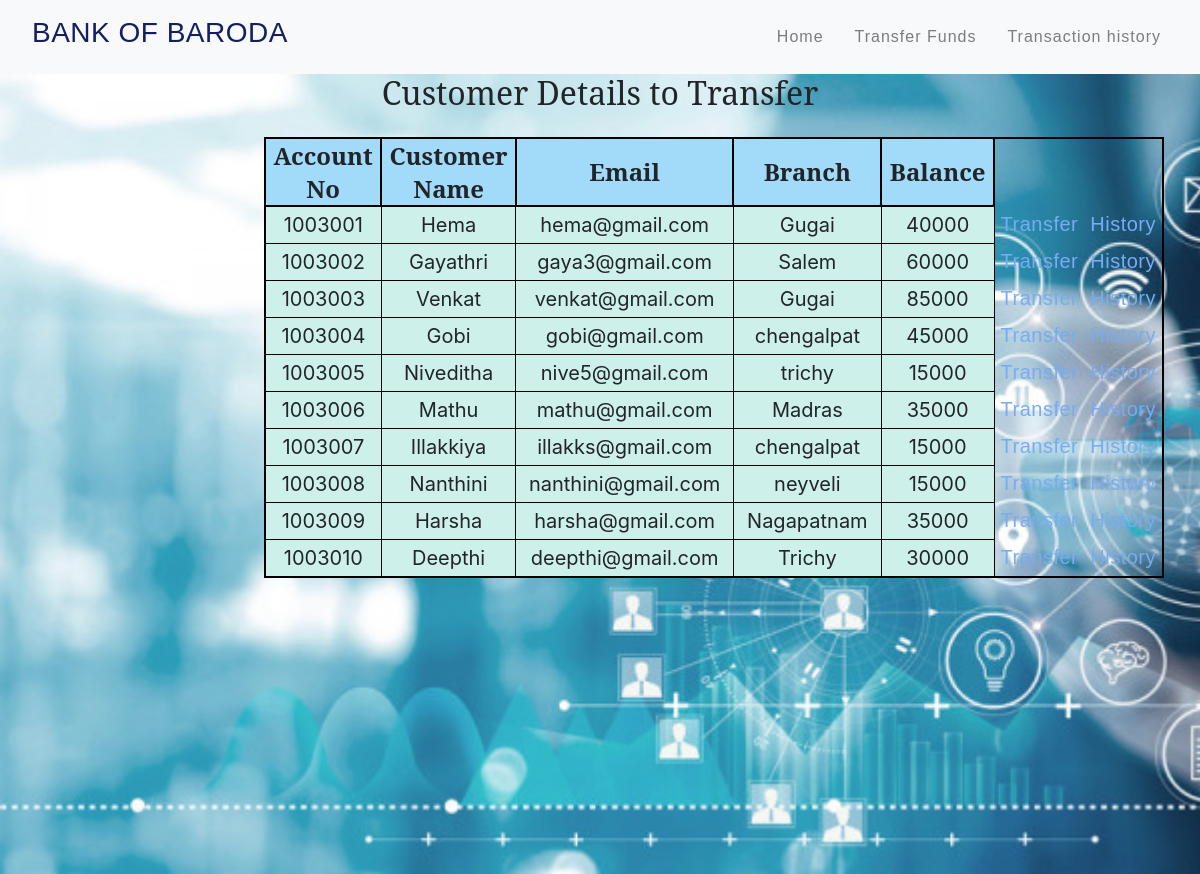
/transaction.php, run on the app's committed database.
### tables this page shows
CREATE TABLE `customers` (
  `CustomerID` int(10) NOT NULL,
  `Account_No` int(10) NOT NULL,
  `Customer_Name` varchar(20) NOT NULL,
  `Email` varchar(30) NOT NULL,
  `Branch_Name` varchar(10) NOT NULL,
  `AvailableBalance` int(10) NOT NULL
);

### transaction.php (the view, shortened to what this page needs)
<html lang="en">
<head>
    <link rel="stylesheet" href="css/transaction.css">
    <link rel="stylesheet" href="css/history.css">
    <link rel="stylesheet" href="https://stackpath.bootstrapcdn.com/bootstrap/4.5.2/css/bootstrap.min.css" />
    <link rel="stylesheet" type="text/css" href="css/styles.css">
    <link rel="stylesheet" type="text/css" href="css/navbar.css">
</head>
<body>
  <?php
  include 'navbar.php';
  ?>
  <div class="backing">
  <h2> Customer Details to Transfer</h2>
  <div class="table_op">
      <table>
       <tr>
              <th>Account No</th>
              <th>Customer Name</th>
              <th>Email</th>
              <th>Branch</th>
              <th>Balance</th>
        </tr>
      <?php
          include('connection.php');
          $sql=mysqli_query($con,"Select * from customers");
          while($result=mysqli_fetch_assoc($sql))
          {
              $id=$result['CustomerID'];
          ?>
              <tr>
                      <td><?php echo $result['Account_No'];?></td>
                      <td><?php echo $result['Customer_Name'];?></td>
                      <td><?php echo $result['Email'];?></td>
                      <td><?php echo $result['Branch_Name'];?></td>
                      <td><?php echo $result['AvailableBalance'];?></td>
                      <td class="button"><a href="transfer.php?CustomerID=<?php echo $id ?>">Transfer</a></td>
                      <td class="button"><a href="transaction_history.php">History</a></td>
              </tr>
              <?php
          }
      ?>
     </table>
  </div>
  </div>
</body>
</html>

### navbar.php (shortened to what this page needs)
<nav class="navbar navbar-expand-md navbar-light bg-light">
<h3 class="navbar brand" href="index.php">BANK OF BARODA </h3>
 <div class="collapse navbar-collapse" id="collapsibleNavbar">
   <ul class="navbar-nav ml-auto">
     <li class="nav-item">
       <a class="nav-link" href="index.php">Home </a>
     </li>
     <li class="nav-item">
       <a class="nav-link" href="transaction.php">Transfer Funds </a>
     </li>
     <li class="nav-item">
       <a class="nav-link" href="transaction_history.php"> Transaction history </a>
     </li>
   </ul>
 </div>
</nav>

### css/transaction.css (style rules this page uses)
* { margin: 0px; padding: 0px; }
table,th { width: 900px; box-sizing: border-box; margin-top: 100px; margin-left: 22%; font-size: 24px; word-spacing: 2px; text-align: center; border: 2px solid black; border-radius: 5px; }
th { background-color: #A2DBFA; font-family: 'Dancing Script', cursive; }
td { font-size: 20px; border: 1px solid black; background-color: black; text-decoration: none; padding: 0.3em; }
.button { background-color: transparent; border: none; color: black; text-transform: none; text-align: center; overflow: hidden; z-index: 1; transition: 0.5s; text-decoration: none; }
h2 { width: 50%; margin: auto; text-align: center; font-family: 'Stalinist One', cursive; font-size: 30px; float: none; }

### css/history.css (style rules this page uses)
* { margin: 0px; padding: 0px; }
table,th { width: 900px; box-sizing: border-box; margin-top: 25px; margin-left: 22%; font-size: 24px; word-spacing: 2px; text-align: center; border: 2px solid black; border-radius: 5px; }
th { background-color: #A2DBFA; font-family: 'serif'; }
td { font-size: 20px; border: 1px solid black; background-color: #CDF0EA; text-decoration: none; padding: 0.3em; }
.button { background-color: transparent; border: none; color: #DF5E5E; text-transform: none; text-align: center; overflow: hidden; z-index: 1; transition: 0.5s; text-decoration: none; }
a { text-decoration: none; color: #E98580; }
h2 { width: 50%; margin: auto; text-align: center; font-family: 'serif'; font-size: 30px; float: none; }

### css/navbar.css (style rules this page uses)
.nav-link { margin-right: 15px; color: ; letter-spacing: 1px; transition: 0.5s; }
h3 { color: #141E61; letter-spacing: 0.5px; font-family: sans-serif;; }
a { color: #77ACF1; letter-spacing: 0.5px; font-family: sans-serif; }

### transaction.php (style rules this page uses)
.backing { background-image: url("images/banking.jpg"); background-repeat:no-repeat; background-position: relative; height: 100%; background-size: cover; }

### data on the page
customers: Account_No "1003001", Customer_Name "Hema", Email "hema@gmail.com", Branch_Name "Gugai", AvailableBalance "40000"
customers: Account_No "1003002", Customer_Name "Gayathri", Email "gaya3@gmail.com", Branch_Name "Salem", AvailableBalance "60000"
customers: Account_No "1003003", Customer_Name "Venkat", Email "venkat@gmail.com", Branch_Name "Gugai", AvailableBalance "85000"
customers: Account_No "1003004", Customer_Name "Gobi", Email "gobi@gmail.com", Branch_Name "chengalpat", AvailableBalance "45000"
customers: Account_No "1003005", Customer_Name "Niveditha", Email "nive5@gmail.com", Branch_Name "trichy", AvailableBalance "15000"
customers: Account_No "1003006", Customer_Name "Mathu", Email "mathu@gmail.com", Branch_Name "Madras", AvailableBalance "35000"
customers: Account_No "1003007", Customer_Name "Illakkiya", Email "illakks@gmail.com", Branch_Name "chengalpat", AvailableBalance "15000"
customers: Account_No "1003008", Customer_Name "Nanthini", Email "nanthini@gmail.com", Branch_Name "neyveli", AvailableBalance "15000"
customers: Account_No "1003009", Customer_Name "Harsha", Email "harsha@gmail.com", Branch_Name "Nagapatnam", AvailableBalance "35000"
customers: Account_No "1003010", Customer_Name "Deepthi", Email "deepthi@gmail.com", Branch_Name "Trichy", AvailableBalance "30000"
